Frame 1 (no input): blank canvas, image omitted
Frame 60 (no input): blank canvas, image omitted
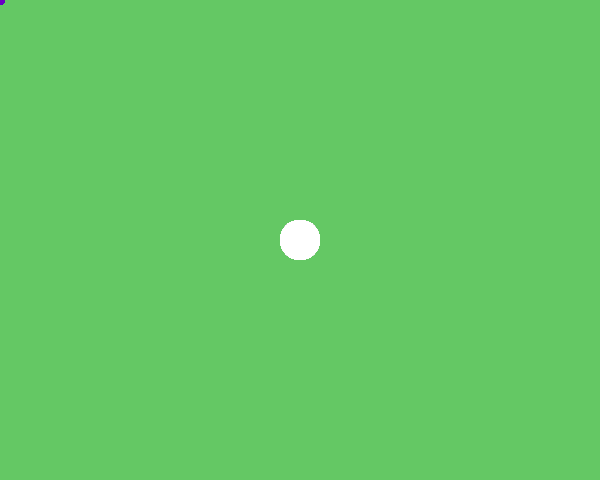
Frame 120 (the mouse pressed at the canvas centre since frame 60)

The p5.js sketch whose frames 1 and 60 were blank and that drew this single picture after the mouse press (run headless with seeded random() and noise() and a simulated clock; from frame 60 on, the mouse is pressed at the canvas centre):

// p5.js sketch
// ── sketch.js
var myred = 10;
var mygreen = 0;
var myblue = 255;

function setup() {
  createCanvas(600, 480);
 background(100, 200, 100);
}

function draw() {
  noStroke();
  myred = myred + 5;
  if (myred > 200) {
    myred = 0;
  }
  myblue = myblue - 1;
  if (myblue <= 0) {
    myblue = 255;
  }
  fill(myred, mygreen, myblue);
  ellipse(mouseX, mouseY, 10, 10);

  if (mouseIsPressed){
    fill(255,255,255);
    ellipse(mouseX,mouseY,40);

    function circle(x,y,diameter) {
ellipse(x,y,diameter);
    }
}




}
